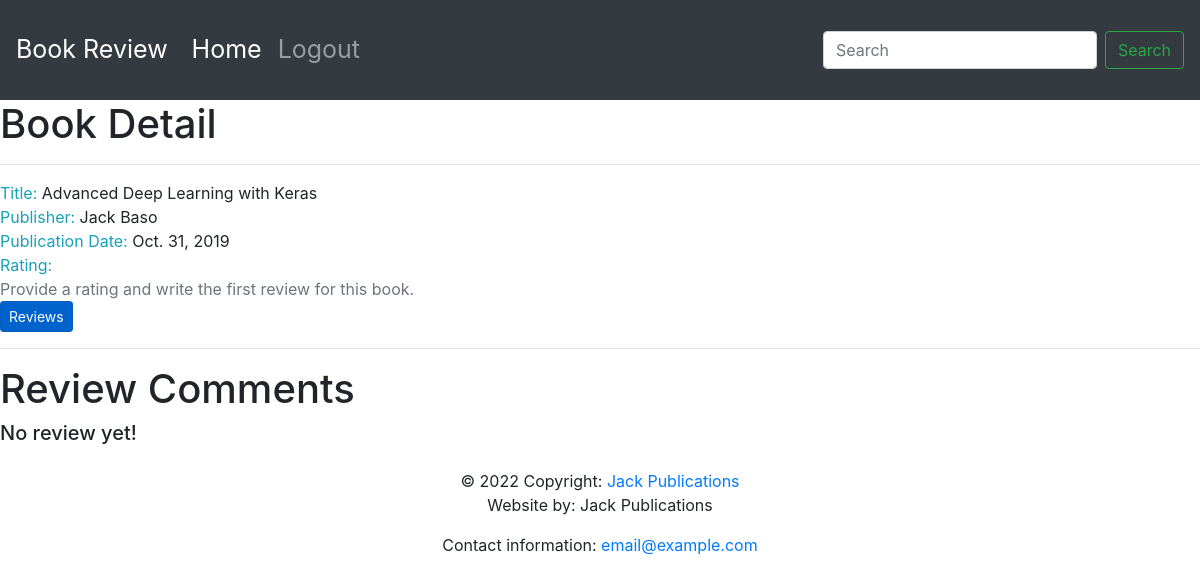
The page /books/1/ on the database as committed earlier.
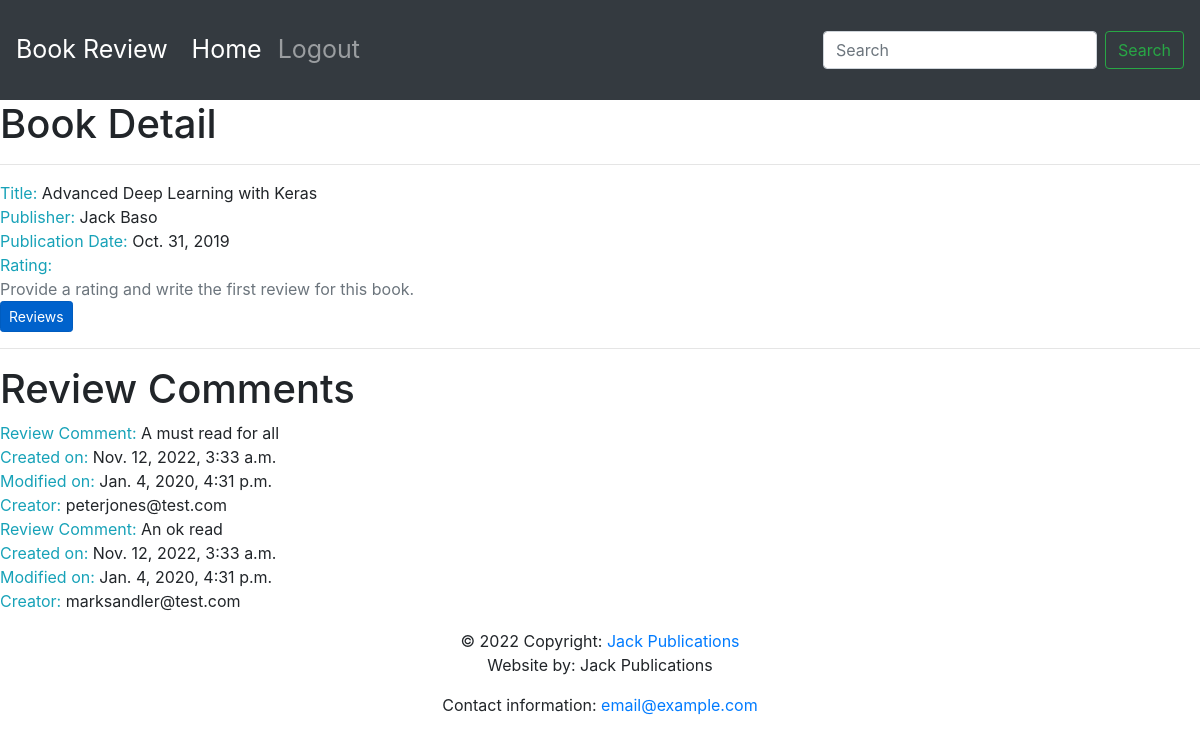
The same page on the database as committed later.
### reviews/models.py (models this page shows, shortened)
class Book(models.Model):
    title = models.CharField(max_length=70, help_text="The title of the book.")
    publication_date = models.DateField(verbose_name="Date the book was published.")
    isbn = models.CharField(max_length=20, verbose_name="ISBN number of the book.")
    publisher = models.ForeignKey(Publisher, on_delete=models.CASCADE) # Many to one relationship
    contributors = models.ManyToManyField('Contributor', through="BookContributor") # through: special field option for an intermediary table

class Publisher(models.Model):
    name = models.CharField(max_length=50, help_text="The name of the Publisher.")
    website = models.URLField(help_text="The Publisher's website.")
    email = models.EmailField(help_text="The publisher's email address.")
    def __str__(self):
        return self.name

class Review(models.Model):
    content = models.TextField()
    rating = models.IntegerField()
    date_created = models.DateTimeField(auto_now_add=True)
    date_edited = models.DateTimeField(null=True)
    creator = models.ForeignKey(auth.get_user_model(), on_delete=models.CASCADE)
    book = models.ForeignKey(Book, on_delete=models.CASCADE)

### reviews/views.py (the view)
# urls.py: path('books/<int:id>/', views.book_detail, name='book_detail'),
def book_detail(request, id):
    book = get_object_or_404(Book, id=id)
    reviews = book.review_set.all()
    return render(request, 'reviews/book_detail.html', { 'book':book, 'reviews':reviews })

### reviews/templates/reviews/book_detail.html (shortened to what this page needs)
{% extends 'base.html' %}
{% block content %}
      <h1>Book Detail</h1>
      <hr>
      <span class="text-info">Title: </span> <span>{{ book.title }}</span>
      <br>
      <span class="text-info">Publisher: </span><span>{{ book.publisher }}</span>
      <br>
      <span class="text-info">Publication Date: </span><span>{{ book.publication_date }}</span>
      <br>
      <span class="text-info">Rating: </span>
      <br>
      {% if item.book_rating is null %}
      <span class="text-secondary">Provide a rating and write the first review for this book.</span>
      <br>
      {% endif %}
      <a class="btn btn-primary btn-sm active" role="button" aria-pressed="true" href="/book/{{ item.book.id }}/">Reviews</a></li>
      <hr>
      <h1>Review Comments</h1>
      {% if not reviews %}
      <h5>No review yet!</h5>
      {% else %}
      {% for review in reviews %}
      <div>
        <span class="text-info">Review Comment: </span> <span>{{ review.content }}</span>
        <br>
        <span class="text-info">Created on: </span><span>{{ review.date_created }}</span>
        <br>
        <span class="text-info">Modified on: </span><span>{{ review.date_edited }}</span>
        <br>
        <span class="text-info">Creator: </span><span>{{ review.creator }}</span>
      </div>
      {% endfor %}
      {% endif %}
{% endblock %}

### templates/base.html (shortened to what this page needs)
<!doctype html>
{% load static %}
<html lang="en">
  <head>
    <link rel="stylesheet" href="https://stackpath.bootstrapcdn.com/bootstrap/4.4.1/css/bootstrap.min.css">
    <link rel="stylesheet" href="https://cdnjs.cloudflare.com/ajax/libs/font-awesome/4.7.0/css/font-awesome.min.css">
  </head>
  <body>
        <nav class="navbar navbar-expand-sm navbar-dark bg-dark sticky-top">
          <a class="navbar-brand" href="/">Book Review</a>
          <div class="collapse navbar-collapse" id="navbarSupportedContent">
            <ul class="navbar-nav mr-auto">
              <li class="nav-item active">
                <a class="nav-link" href="/books/">Home <span class="sr-only">(current)</span></a>
              </li>
              <li class="nav-item">
                <a class="nav-link" href="#">Logout</a>
              </li>
            </ul>
            <form class="form-inline my-2 my-lg-0">
              <input class="form-control mr-sm-2" type="search" placeholder="Search" aria-label="Search">
              <button class="btn btn-outline-success my-2 my-sm-0" type="submit">Search</button>
            </form>
          </div>
        </nav>
         {% block content %}{% endblock %}
  <footer class="page-footer font-small blue">
    <div class="footer-copyright text-center py-3">© 2022 Copyright:
      <a href="https://www.packtpub.com"> Jack Publications</a>
      <p>Website by: Jack Publications</p>
      <p>Contact information: <a href="mailto:email@example.com">email@example.com</a></p>
    </div>
  </footer>
  </body>
</html>

### templates/base.html (style rules this page uses)
.navbar { min-height: 100px; font-size: 25px; }
.navbar-brand { font-size: 25px; }

Rows that differ between the two databases and show on the page:
added Review: content "A must read for all", date_created "Nov. 12, 2022, 3:33 a.m.", date_edited "Jan. 4, 2020, 4:31 p.m.", creator "peterjones@test.com"
added Review: content "An ok read", date_created "Nov. 12, 2022, 3:33 a.m.", date_edited "Jan. 4, 2020, 4:31 p.m.", creator "marksandler@test.com"
Other text that changed with them:
text no longer shown: "No review yet!"
